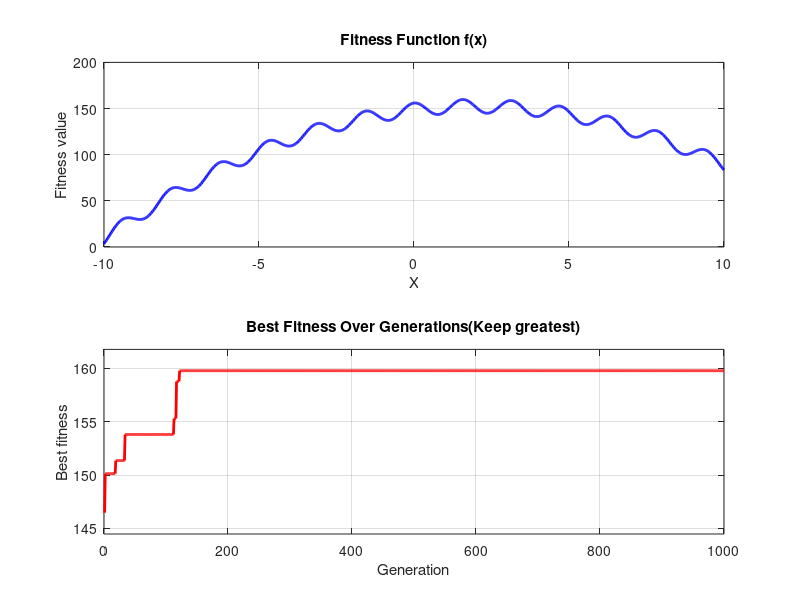

MATLAB code for this plot:
clc; clear; close all;

% ==== GA Parameters ====
popSize = 10;
nBits = 10;
nGenerations = 1000;
crossoverRate = 0.8;
mutationRate = 0.01;
xMin = -10;
xMax = 10;
nElite = 1;  % 保留幾個精英個體

% ==== Fitness Function ====
fitnessFunc = @(x) -15 * sin(2 * x).^2 - (x - 2).^2 + 160;
decode = @(bin) xMin + bin2dec(num2str(bin)) * (xMax - xMin) / (2^nBits - 1);

% ==== Initial Population ====
pop = randi([0, 1], popSize, nBits);

% ==== For Plotting ====
bestFitnessHistory = zeros(1, nGenerations);
bestXHistory = zeros(1, nGenerations);

% ==== GA Main Loop ====
for gen = 1:nGenerations
    % Decode
    xVals = arrayfun(@(i) decode(pop(i, :)), 1:popSize);
    fitness = fitnessFunc(xVals);

    % Record best
    [bestFitness, idx] = max(fitness);
    bestFitnessHistory(gen) = bestFitness;
    bestXHistory(gen) = xVals(idx);

    % === Elitism: Save best individual ===
    [~, sortedIdx] = sort(fitness, 'descend');
    elites = pop(sortedIdx(1:nElite), :);

    % === Selection: Roulette Wheel ===
    prob = fitness / sum(fitness);
    cumProb = cumsum(prob);
    newPop = zeros(size(pop));
    for i = 1:popSize
        r = rand;
        sel = find(cumProb >= r, 1, 'first');
        newPop(i, :) = pop(sel, :);
    end

    % === Crossover ===
    for i = 1:2:popSize-1
        if rand < crossoverRate
            point = randi([1, nBits - 1]);
            p1 = newPop(i, :);
            p2 = newPop(i+1, :);
            newPop(i, :) = [p1(1:point), p2(point+1:end)];
            newPop(i+1, :) = [p2(1:point), p1(point+1:end)];
        end
    end

    % === Mutation ===
    for i = 1:popSize
        for j = 1:nBits
            if rand < mutationRate
                newPop(i, j) = 1 - newPop(i, j);
            end
        end
    end

    % === Insert Elites ===
    newPop(1:nElite, :) = elites;  % 替代前 nElite 個位置

    % === Replace Population ===
    pop = newPop;
end

% ==== Final Result ====
fprintf('Best x = %.5f\n', bestXHistory(end));
fprintf('Best fitness = %.5f\n', bestFitnessHistory(end));

% ==== Plot ====
figure('Color', 'w', 'Position', [100, 100, 600, 400]);

subplot(2,1,1);
xPlot = linspace(xMin, xMax, 1000);
yPlot = fitnessFunc(xPlot);
plot(xPlot, yPlot, 'b-', 'LineWidth', 2);
xlabel('X'); ylabel('Fitness value');
title('Fitness Function f(x)');
grid on;

subplot(2,1,2);
plot(1:nGenerations, bestFitnessHistory, 'r-', 'LineWidth', 2);
xlabel('Generation'); ylabel('Best fitness');
title('Best Fitness Over Generations(Keep greatest)');
ylim([min(bestFitnessHistory)-2, max(bestFitnessHistory)+2]);
grid on;
